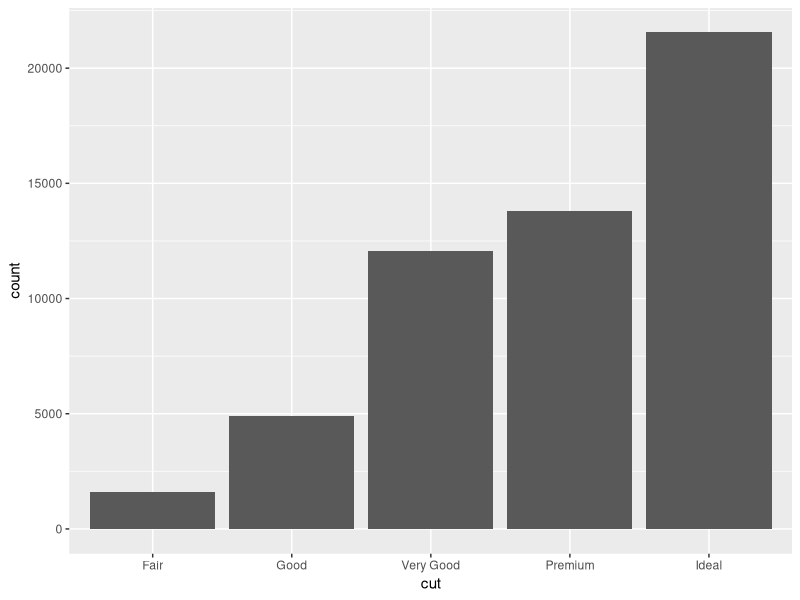
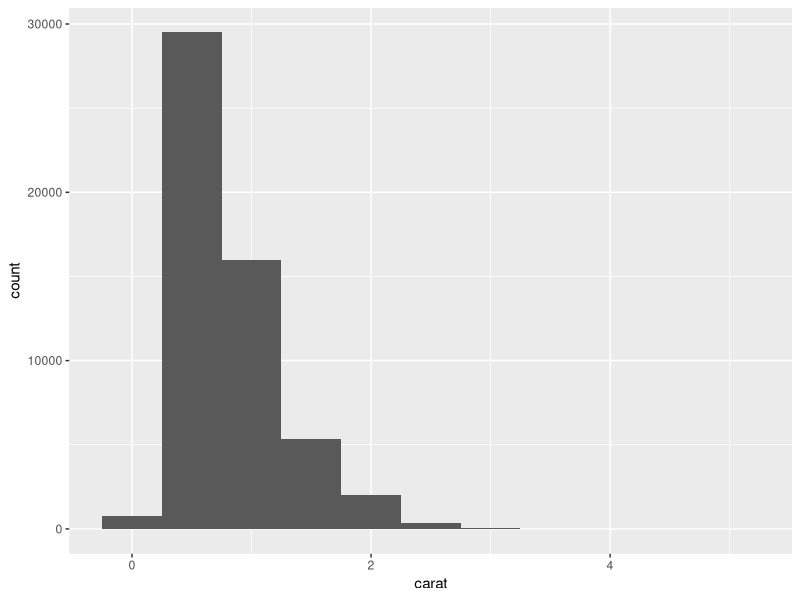
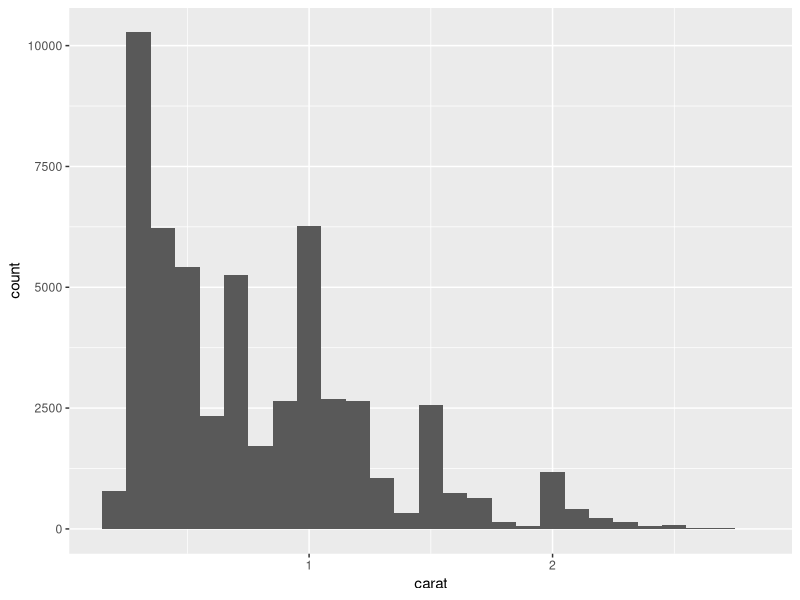
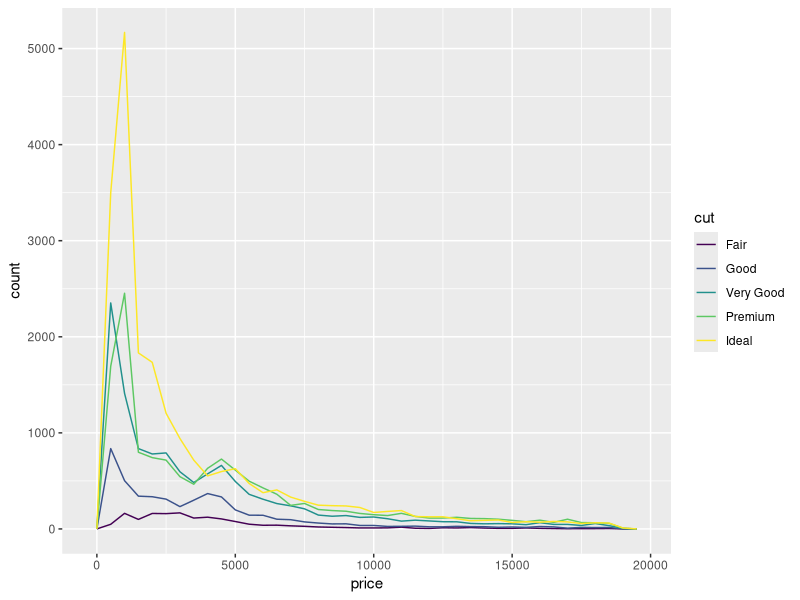
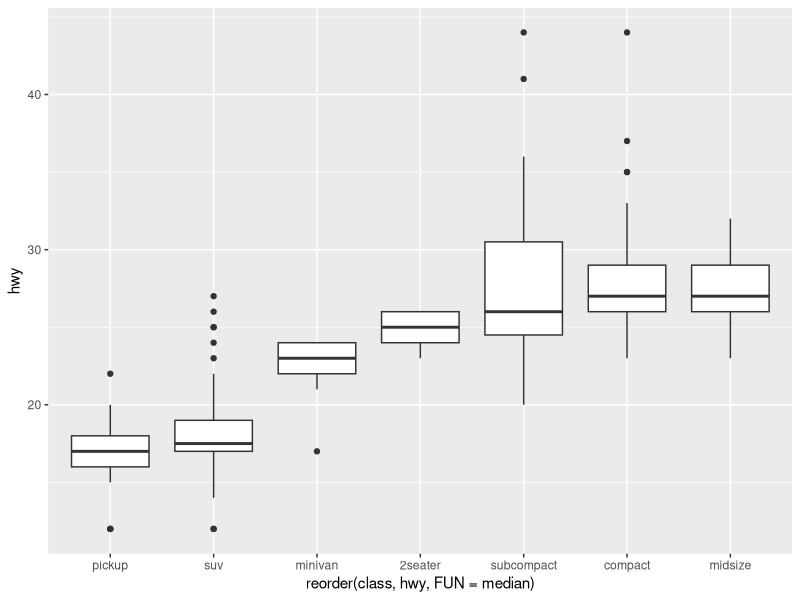
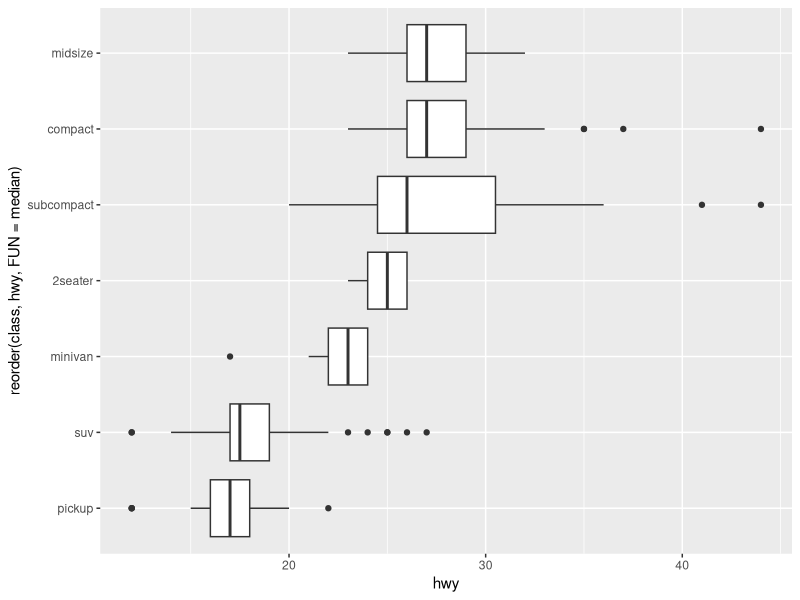
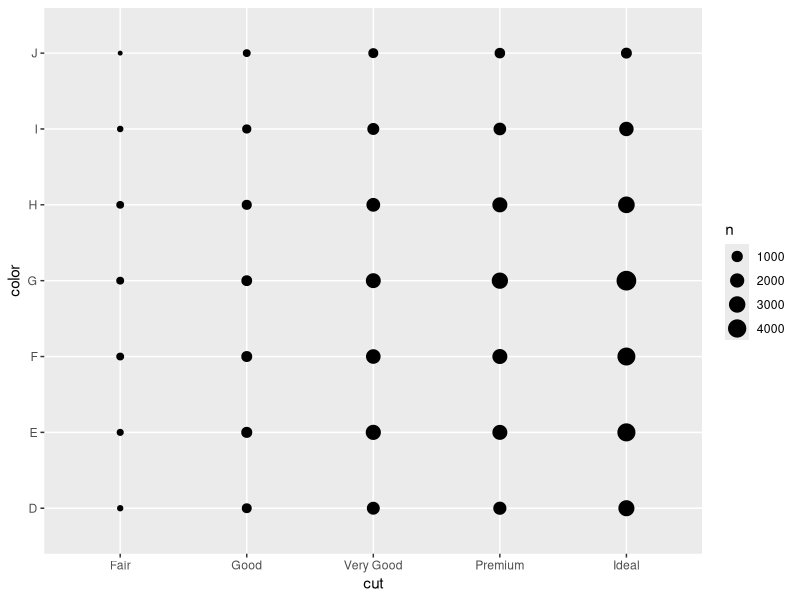
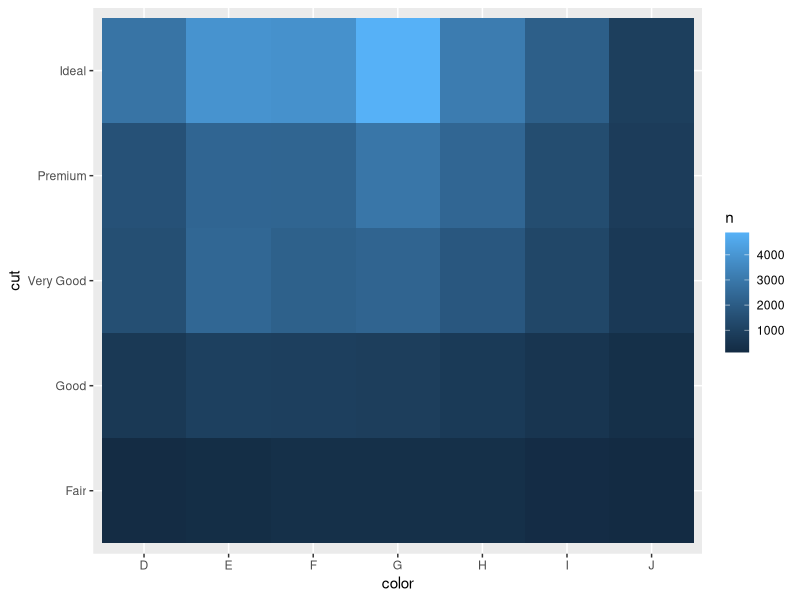

Write the R code that produced these figures, in order.
library(tidyverse)

ggplot(data = diamonds, aes(x= cut))+
  geom_bar()

diamonds %>%
  count(cut)

ggplot(diamonds, mapping = aes(x= carat))+
  geom_histogram(binwidth = 0.5)


diamonds %>%
  count(cut_width(carat, 0.5))

smaller <- diamonds %>%
  filter(carat < 3)

ggplot(smaller)+
  geom_histogram(mapping = aes(x = carat), binwidth = 0.1)


ggplot(smaller, aes(x = price))+
  geom_freqpoly(mapping = aes(color = cut), binwidth = 500)

ggplot(mpg, aes(x = reorder(class, hwy, FUN = median), y = hwy))+
  geom_boxplot()

ggplot(data = mpg)+
  geom_boxplot(mapping = aes(x = reorder(class,hwy, FUN = median),
                             y = hwy))+
  coord_flip()

ggplot(diamonds, aes(x = cut, y = color))+
  geom_count()


diamonds %>%
  count(color, cut) %>%
  ggplot(aes(x = cut, y=color))+
    geom_tile(aes(fill = n))+
    coord_flip()


# bin2d vs hexbin ----

ggplot(diamonds)+
  geom_bin2d(aes(x =carat, y = price))

ggplot(diamonds)+
  geom_hex(aes(x = carat, y = price))
